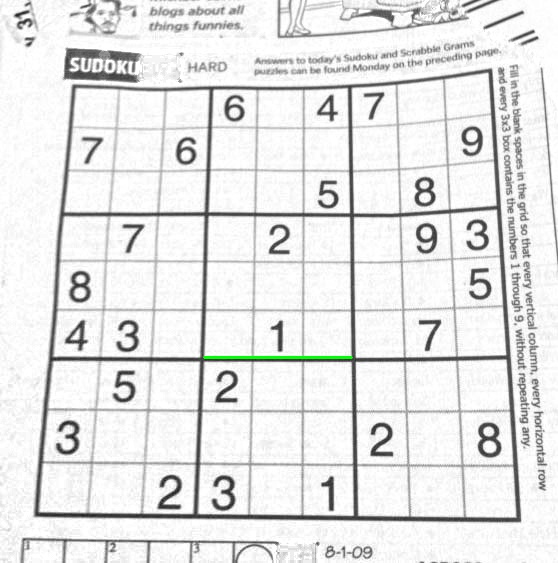
#> input picture ImageProcessing/sudoku.jpg, 558 x 563 px
$ python -i lineDetection.py   (imports and definitions only)
#> lines starting #> are read from the running program, lines starting #| are printed output that depends on the picture; after the words box and inside, x2 and y2 are one past the last pixel; in counts of white or black regions, pixels touching at a corner belong together
### ImageProcessing/line.py
from Common.validationFunctions import Validator
from Common.Errors import InappropriateArgsError
from enum import Enum


class Line:
    def __init__(self, x1, y1, x2, y2):
        if Validator.is_number([x1, y1, x2, y2]) and not (x1 == x2 and y1 == y2):  # not a line, but a dot
            self.x1 = x1
            self.y1 = y1
            self.x2 = x2
            self.y2 = y2
            self.slope = self._configure_slope()
            self.orientation = self._configure_orientation()
        else:
            raise InappropriateArgsError("creating a line")

    def get_orientation(self):
        return self.orientation

    def get_slope(self):
        return self.slope

    def _configure_orientation(self):
        if abs(self.slope) >= 1:
            return Orientation.Vertical
        return Orientation.Horizontal

    def _configure_slope(self):
        up = self.y2 - self.y1
        down = self.x2 - self.x1
        if down == 0:  # line is vertical
            return 100
        return float("%.2f" % (up / down))

    @staticmethod
    def get_coefs(line):
        if Validator.is_type(line, Line):
            a = (line.y1 - line.y2)
            b = (line.x2 - line.x1)
            c = (line.x1 * line.y2 - line.x2 * line.y1)
            return a, b, -c
        else:
            raise InappropriateArgsError("getting coefficients")

    @staticmethod
    def get_intersection(line1, line2):
        if Validator.is_type([line1, line2], Line):
            coefs1 = Line.get_coefs(line1)
            coefs2 = Line.get_coefs(line2)
            d = coefs1[0] * coefs2[1] - coefs1[1] * coefs2[0]
            dx = coefs1[2] * coefs2[1] - coefs1[1] * coefs2[2]
            dy = coefs1[0] * coefs2[2] - coefs1[2] * coefs2[0]
            if d != 0:
                x = dx / d
                y = dy / d
                return round(x), round(y)
            else:
                return False
        else:
            raise InappropriateArgsError("getting intersection points")


class Orientation(Enum):
    Horizontal = 0
    Vertical = 1

### Common/validationFunctions.py
class Validator:
    @staticmethod
    def is_type(value, value_type):
        """
        Check if value is certain type
        :param value: It can be list or a single value of anything
        :param value_type: For which python type are we testing value (str, int, float, list...)
        :return: True if value is that type, False if not
        """
        if isinstance(value, list):
            for val in value:
                if not isinstance(val, value_type):
                    return False
            return True
        return isinstance(value, value_type)

    @staticmethod
    def is_number(value):
        """
        Check if a value is a number (int or float)
        :param value: It can be list or a single value of anything
        :return: True if value is a number, False if not
        """
        if isinstance(value, list):
            for val in value:
                if not (isinstance(val, int) or isinstance(val, float)):
                    return False
            return True
        return isinstance(value, int) or isinstance(value, float)

    # [43 lines left out: functions is_positive_number, is_function, is_9x9_integers_field, not called in this run]

### ImageProcessing/lineDetection.py
import cv2
import numpy as np
import operator
from ImageProcessing.line import Line
from ImageProcessing.line import Orientation
from ImageProcessing.numberSquare import NumberSquare
from MachineLearning.skLearn import classify, setup_classifier


class Image:
    def __init__(self, path):
#> called with path = 'sudoku.jpg'
        self.path = path
        self.img = cv2.imread(path)
#> self.img is the input picture: shape (563, 558, 3); mean B, G, R 229.2, 229.5, 229.2
        self.height, self.width, self.channels = self.img.shape
#> self.height = 563; self.width = 558; self.channels = 3
        self.grid_lines = self._get_main_lines()
        self.squares = self._get_field_squares()

    def _get_hough_lines(self):
        gray = cv2.cvtColor(self.img, cv2.COLOR_BGR2GRAY)  # Convert the img to gray scale
        edges = cv2.Canny(gray, 50, 150, apertureSize=3)  # Apply edge detection method on the image
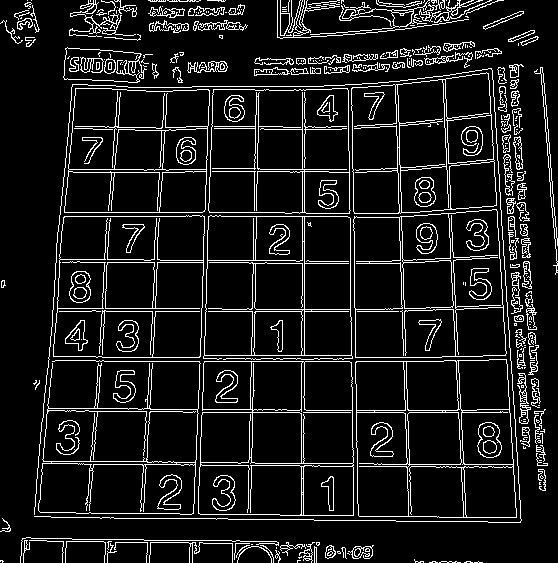
#> edges: shape (563, 558); 10.1% white in thin lines or dots
        return cv2.HoughLines(edges, 1, np.pi / 180, 170)

    def _get_all_lines(self):
        lines = {}
        lines[Orientation.Horizontal] = []
        lines[Orientation.Vertical] = []
        for line in self._get_hough_lines():
            r = line[0][0]
            theta = line[0][1]
            a = np.cos(theta)
            b = np.sin(theta)
            x0 = a * r
            y0 = b * r
            x1 = int(x0 + 1000 * (- b))
            y1 = int(y0 + 1000 * a)
            x2 = int(x0 - 1000 * (- b))
            y2 = int(y0 - 1000 * a)
            line = Line(x1, y1, x2, y2)
            lines[line.get_orientation()].append(line)
#> this loop made 64 passes
#> (r, x0, y0, x1, y1, x2, y2) on pass 1: (361, -1.58e-05, 361, -1000, 360, 999, 361)
        return lines

    def _get_padding(self):
        return self.width // 18  # Based on the test pictures this is the best ratio

    def _get_main_lines(self):
        """
        Keeps only the lines that are needed (without the noise)
        :return: new Dictionary with fewer lines
        """
        max_padding = self._get_padding()  # minimum line distance (if lower the line will be thrown away)
        lines = self._get_all_lines()

        # all sorted horizontal lines
        horizontal_lines = lines[Orientation.Horizontal]
        horizontal_lines.sort(key=operator.attrgetter('y1'))

        # all sorted vertical lines
        vertical_lines = lines[Orientation.Vertical]
        vertical_lines.sort(key=operator.attrgetter('x1'))

        # place for only the "right ones"
        new_horizontal_lines = [horizontal_lines[0]]
        new_vertical_lines = [vertical_lines[0]]

        # keep only those whose distance is larger than max_padding
        for line in vertical_lines[1:]:
            if line.x1 > (new_vertical_lines[-1].x1 + max_padding):
                new_vertical_lines.append(line)

        for line in horizontal_lines[1:]:
            if line.y1 > (new_horizontal_lines[-1].y1 + max_padding):
                new_horizontal_lines.append(line)

        return {Orientation.Horizontal: new_horizontal_lines, Orientation.Vertical: new_vertical_lines}

    def _get_field_squares(self):
        squares = []
        horizontals = self.grid_lines[Orientation.Horizontal]
        verticals = self.grid_lines[Orientation.Vertical]
        for h, h_line in enumerate(horizontals):
            squares.append([])
            for v, v_line in enumerate(verticals):
                try:  # if there is no intersection it will return false, which is not iterable
                    x, y = Line.get_intersection(h_line, v_line)  # causes TypeError if False
                    if v < len(verticals) - 1 and h < len(horizontals) - 1:
                        squares[h].append(NumberSquare(v, h, (x, y)))
                    if v > 0 and h < len(horizontals) - 1:  # gives the point to the left square
                        squares[h][v - 1].add_point(x, y)  # adds the point to the previous "square"
                    if h > 0 and v < len(verticals) - 1:  # gives the point to the top square
                        squares[h - 1][v].add_point(x, y)
                    if h > 0 and v > 0:  # gives the point to the top left square
                        squares[h - 1][v - 1].add_point(x, y)
                except TypeError:
                    print("No intersection between those lines!")
#> after the loop, squares = [[]]
        return squares

    def draw_lines(self):
        for orientation, lines in self.grid_lines.items():
            for line in lines:
                cv2.line(self.img, (line.x1, line.y1), (line.x2, line.y2), (0, 255, 0), 2)

    def draw_intersection_points(self):
        for line in self.squares:
            for square in line:
                p1, p2, p3, p4 = square.get_points()
                cv2.circle(self.img, p1, 3, (0, 0, 255), 5)
                cv2.circle(self.img, p2, 3, (0, 0, 255), 5)
                cv2.circle(self.img, p3, 3, (0, 0, 255), 5)
                cv2.circle(self.img, p4, 3, (0, 0, 255), 5)

    def draw_field(self):
        knn = setup_classifier()
        for line in self.squares:
            print("+---+---+---+---+---+---+---+---+---+")
            for i, square in enumerate(line):
                predicted = classify(self.get_image(square), knn)
                if predicted == 0:
                    predicted = " "
                print("|", predicted, "", end="")
                if i == len(line) - 1:
                    print("|")

    def show(self):
        cv2.imshow('Detected Lines.jpg', self.img)
        cv2.waitKey(0)

    def get_image(self, square):
        p1, p2, p3, p4 = square.get_points()
        cut_border = 5
        p1 = (p1[0] + cut_border+3, p1[1] + cut_border)
        p4 = (p4[0] - cut_border, p4[1] - cut_border)
        pts = np.array([[p1[0], p1[1]], [p4[0], p4[1]]])
        r = cv2.boundingRect(pts)
        #cv2.imshow(str(square), self.img[r[1]:r[1] + r[3], r[0]:r[0] + r[2]])
        return self.img[r[1]:r[1] + r[3], r[0]:r[0] + r[2]]


# [5 lines not run here, left out]

#> (the run stopped early here; a loop or call above may not have finished)

$ run again, on ImageProcessing/sudokuNice.jpg
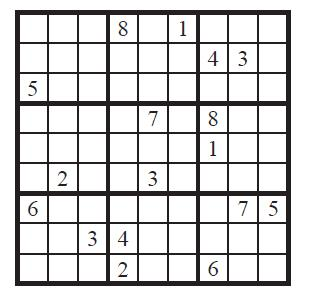
#> input picture ImageProcessing/sudokuNice.jpg, 316 x 294 px
#> in __init__, self.img is the input picture: shape (294, 316, 3); mean B, G, R 214, 213.8, 214.2
#> in _get_hough_lines, `edges = cv2.Canny(gray, 50, 150, apertureSize=3)`:
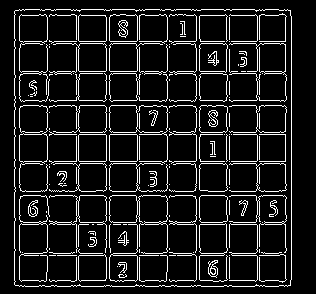
#> edges: shape (294, 316); 10.7% white in thin lines or dots, all inside (x1, y1, x2, y2) = (14, 9, 292, 287)
#> the loop in _get_all_lines, `for line in self._get_hough_lines():` made 38 passes
#> (r, x0, y0, x1, y1, x2, y2) on pass 1: (291, 291, 0, 291, 1000, 291, -1000)
